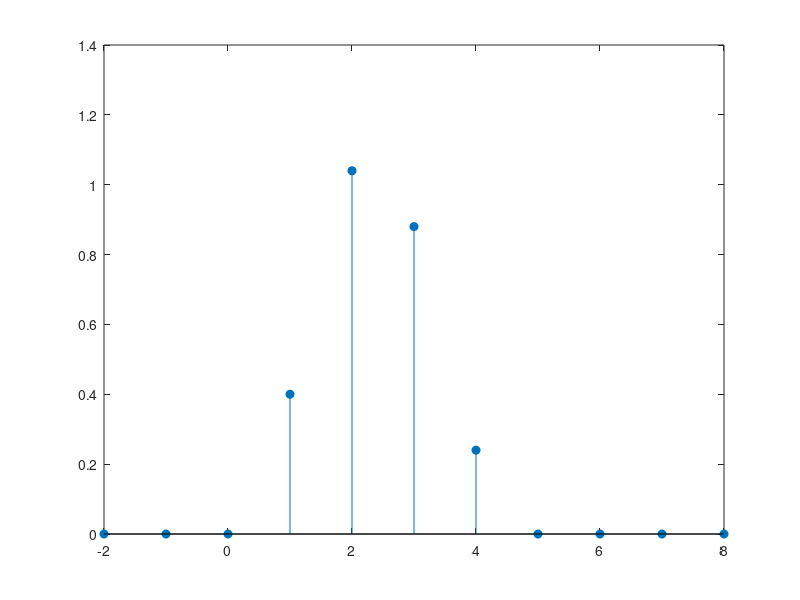

The MATLAB script that drew this image:
% Khoi tao h(n)
h=[0 0 0.4 0.8 0.4 0 0];
nh= [-1:5];
% Khoi tao x(n)
x =[0 1 0.6 0 0];
nx = [-1:3];

lh=length(h); % do dai h = 7
lx= length(x);% do dai x = 5

y = conv(x,h);

ny1 = nx(1)+nh(1);
ny2 = nx(lx)+nh(lh);
ny= ny1:ny2;

stem(ny,y,'fill');

